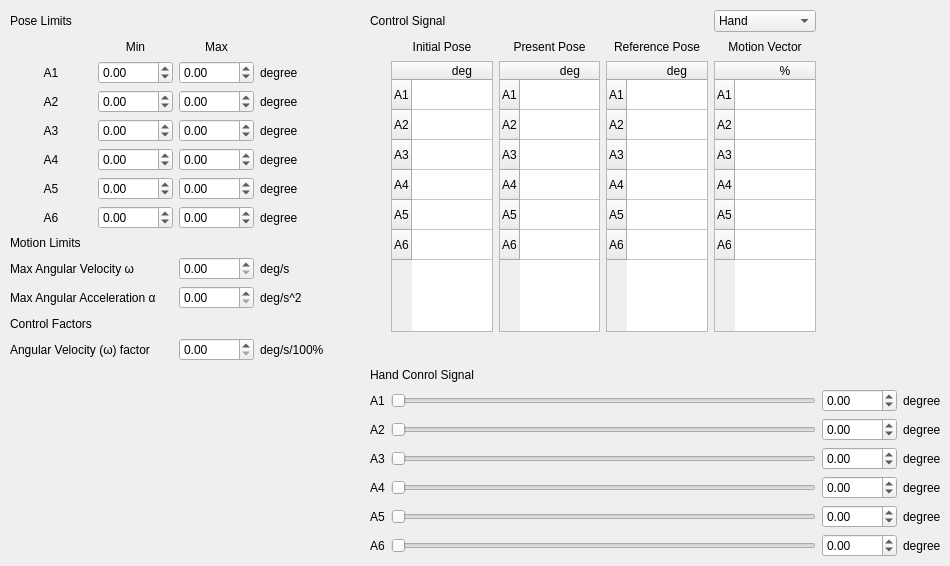
      <widget class="QWidget" name="tab_axis_control">
       <attribute name="title">
        <string>Axis Control</string>
       </attribute>
       <widget class="QWidget" name="layoutWidget_41">
        <property name="geometry">
         <rect>
          <x>10</x>
          <y>10</y>
          <width>931</width>
          <height>547</height>
         </rect>
        </property>
        <layout class="QGridLayout" name="gridLayout_3">
         <item row="0" column="9">
          <widget class="QComboBox" name="combo_signal_source_axis">
           <item>
            <property name="text">
             <string>Hand</string>
            </property>
           </item>
           <item>
            <property name="text">
             <string>GH</string>
            </property>
           </item>
           <item>
            <property name="text">
             <string>Unity</string>
            </property>
           </item>
          </widget>
         </item>
         <item row="6" column="0">
          <widget class="QLabel" name="ql_pose_limits_13">
           <property name="text">
            <string>A5</string>
           </property>
           <property name="alignment">
            <set>Qt::AlignCenter</set>
           </property>
          </widget>
         </item>
         <item row="14" column="10">
          <widget class="QDoubleSpinBox" name="ds_hand_a1">
           <property name="readOnly">
            <bool>false</bool>
           </property>
           <property name="minimum">
            <double>-2000.000000000000000</double>
           </property>
           <property name="maximum">
            <double>2000.000000000000000</double>
           </property>
          </widget>
         </item>
         <item row="14" column="11">
          <widget class="QLabel" name="label_218">
           <property name="text">
            <string>degree</string>
           </property>
          </widget>
         </item>
         <item row="15" column="11">
          <widget class="QLabel" name="label_219">
           <property name="text">
            <string>degree</string>
           </property>
          </widget>
         </item>
         <item row="18" column="11">
          <widget class="QLabel" name="label_222">
           <property name="text">
            <string>degree</string>
           </property>
          </widget>
         </item>
         <item row="7" column="0">
          <widget class="QLabel" name="ql_pose_limits_18">
           <property name="text">
            <string>A6</string>
           </property>
           <property name="alignment">
            <set>Qt::AlignCenter</set>
           </property>
          </widget>
         </item>
         <item row="9" column="3">
          <widget class="QLabel" name="label_234">
           <property name="text">
            <string>deg/s</string>
           </property>
          </widget>
         </item>
         <item row="2" column="3">
          <widget class="QLabel" name="label_235">
           <property name="text">
            <string>degree</string>
           </property>
          </widget>
         </item>
         <item row="19" column="11">
          <widget class="QLabel" name="label_223">
           <property name="text">
            <string>degree</string>
           </property>
          </widget>
         </item>
         <item row="1" column="1">
          <widget class="QLabel" name="label_230">
           <property name="text">
            <string>Min</string>
           </property>
           <property name="alignment">
            <set>Qt::AlignCenter</set>
           </property>
          </widget>
         </item>
         <item row="7" column="1">
          <widget class="QDoubleSpinBox" name="ds_min_a6">
           <property name="minimum">
            <double>-90.000000000000000</double>
           </property>
           <property name="maximum">
            <double>90.000000000000000</double>
           </property>
          </widget>
         </item>
         <item row="5" column="2">
          <widget class="QDoubleSpinBox" name="ds_max_a4">
           <property name="minimum">
            <double>-90.000000000000000</double>
           </property>
           <property name="maximum">
            <double>90.000000000000000</double>
           </property>
          </widget>
         </item>
         <item row="8" column="0">
          <widget class="QLabel" name="label_229">
           <property name="text">
            <string>Motion Limits</string>
           </property>
          </widget>
         </item>
         <item row="7" column="3">
          <widget class="QLabel" name="label_239">
           <property name="text">
            <string>degree</string>
           </property>
          </widget>
         </item>
         <item row="17" column="11">
          <widget class="QLabel" name="label_221">
           <property name="text">
            <string>degree</string>
           </property>
          </widget>
         </item>
         <item row="1" column="9">
          <widget class="QLabel" name="label_246">
           <property name="text">
            <string>Motion Vector</string>
           </property>
           <property name="alignment">
            <set>Qt::AlignCenter</set>
           </property>
          </widget>
         </item>
         <item row="4" column="1">
          <widget class="QDoubleSpinBox" name="ds_min_a3">
           <property name="decimals">
            <number>2</number>
           </property>
           <property name="minimum">
            <double>-2000.000000000000000</double>
           </property>
           <property name="maximum">
            <double>2000.000000000000000</double>
           </property>
          </widget>
         </item>
         <item row="2" column="2">
          <widget class="QDoubleSpinBox" name="ds_max_a1">
           <property name="decimals">
            <number>2</number>
           </property>
           <property name="minimum">
            <double>-2000.000000000000000</double>
           </property>
           <property name="maximum">
            <double>2000.000000000000000</double>
           </property>
           <property name="value">
            <double>0.000000000000000</double>
           </property>
          </widget>
         </item>
         <item row="5" column="1">
          <widget class="QDoubleSpinBox" name="ds_min_a4">
           <property name="minimum">
            <double>-90.000000000000000</double>
           </property>
           <property name="maximum">
            <double>90.000000000000000</double>
           </property>
          </widget>
         </item>
         <item row="12" column="0" colspan="2">
          <widget class="QLabel" name="label_243">
           <property name="text">
            <string>Angular Velocity (ω) factor</string>
           </property>
          </widget>
         </item>
         <item row="1" column="7">
          <widget class="QLabel" name="label_249">
           <property name="text">
            <string>Present Pose</string>
           </property>
           <property name="alignment">
            <set>Qt::AlignCenter</set>
           </property>
          </widget>
         </item>
         <item row="1" column="4">
          <spacer name="horizontalSpacer_11">
           <property name="orientation">
            <enum>Qt::Horizontal</enum>
           </property>
           <property name="sizeType">
            <enum>QSizePolicy::Fixed</enum>
           </property>
           <property name="sizeHint" stdset="0">
            <size>
             <width>40</width>
             <height>5</height>
            </size>
           </property>
          </spacer>
         </item>
         <item row="5" column="0">
          <widget class="QLabel" name="ql_pose_limits_14">
           <property name="text">
            <string>A4</string>
           </property>
           <property name="alignment">
            <set>Qt::AlignCenter</set>
           </property>
          </widget>
         </item>
         <item row="4" column="3">
          <widget class="QLabel" name="label_236">
           <property name="text">
            <string>degree</string>
           </property>
          </widget>
         </item>
         <item row="3" column="2">
          <widget class="QDoubleSpinBox" name="ds_max_a2">
           <property name="decimals">
            <number>2</number>
           </property>
           <property name="minimum">
            <double>-2000.000000000000000</double>
           </property>
           <property name="maximum">
            <double>2000.000000000000000</double>
           </property>
          </widget>
         </item>
         <item row="10" column="3">
          <widget class="QLabel" name="label_232">
           <property name="text">
            <string>deg/s^2</string>
           </property>
          </widget>
         </item>
         <item row="9" column="2">
          <widget class="QDoubleSpinBox" name="ds_max_omega_axis">
           <property name="maximum">
            <double>500.000000000000000</double>
           </property>
          </widget>
         </item>
         <item row="11" column="0">
          <widget class="QLabel" name="label_228">
           <property name="text">
            <string>Control Factors</string>
           </property>
          </widget>
         </item>
         <item row="2" column="8" rowspan="10">
          <widget class="QTableWidget" name="tw_ref_pose_axis">
           <row>
            <property name="text">
             <string>A1</string>
            </property>
           </row>
           <row>
            <property name="text">
             <string>A2</string>
            </property>
           </row>
           <row>
            <property name="text">
             <string>A3</string>
            </property>
           </row>
           <row>
            <property name="text">
             <string>A4</string>
            </property>
           </row>
           <row>
            <property name="text">
             <string>A5</string>
            </property>
           </row>
           <row>
            <property name="text">
             <string>A6</string>
            </property>
           </row>
           <column>
            <property name="text">
             <string>deg</string>
            </property>
           </column>
          </widget>
         </item>
         <item row="15" column="10">
          <widget class="QDoubleSpinBox" name="ds_hand_a2">
           <property name="readOnly">
            <bool>false</bool>
           </property>
           <property name="minimum">
            <double>-2000.000000000000000</double>
           </property>
           <property name="maximum">
            <double>2000.000000000000000</double>
           </property>
          </widget>
         </item>
         <item row="4" column="0">
          <widget class="QLabel" name="ql_pose_limits_17">
           <property name="text">
            <string>A3</string>
           </property>
           <property name="alignment">
            <set>Qt::AlignCenter</set>
           </property>
          </widget>
         </item>
         <item row="9" column="0" colspan="2">
          <widget class="QLabel" name="ql_motion_limits_11">
           <property name="text">
            <string>Max Angular Velocity ω</string>
           </property>
          </widget>
         </item>
         <item row="2" column="1">
          <widget class="QDoubleSpinBox" name="ds_min_a1">
           <property name="decimals">
            <number>2</number>
           </property>
           <property name="minimum">
            <double>-2000.000000000000000</double>
           </property>
           <property name="maximum">
            <double>2000.000000000000000</double>
           </property>
          </widget>
         </item>
         <item row="3" column="0">
          <widget class="QLabel" name="ql_pose_limits_15">
           <property name="text">
            <string>A2</string>
           </property>
           <property name="alignment">
            <set>Qt::AlignCenter</set>
           </property>
          </widget>
         </item>
         <item row="12" column="2">
          <widget class="QDoubleSpinBox" name="ds_omega_factor_axis">
           <property name="maximum">
            <double>500.000000000000000</double>
           </property>
          </widget>
         </item>
         <item row="3" column="1">
          <widget class="QDoubleSpinBox" name="ds_min_a2">
           <property name="decimals">
            <number>2</number>
           </property>
           <property name="minimum">
            <double>-2000.000000000000000</double>
           </property>
           <property name="maximum">
            <double>2000.000000000000000</double>
           </property>
          </widget>
         </item>
         <item row="5" column="3">
          <widget class="QLabel" name="label_233">
           <property name="text">
            <string>degree</string>
           </property>
          </widget>
         </item>
         <item row="4" column="2">
          <widget class="QDoubleSpinBox" name="ds_max_a3">
           <property name="decimals">
            <number>2</number>
           </property>
           <property name="minimum">
            <double>-2000.000000000000000</double>
           </property>
           <property name="maximum">
            <double>2000.000000000000000</double>
           </property>
          </widget>
         </item>
         <item row="10" column="2">
          <widget class="QDoubleSpinBox" name="ds_max_alpha_axis">
           <property name="maximum">
            <double>500.000000000000000</double>
           </property>
          </widget>
         </item>
         <item row="16" column="10">
          <widget class="QDoubleSpinBox" name="ds_hand_a3">
           <property name="readOnly">
            <bool>false</bool>
           </property>
           <property name="minimum">
            <double>-2000.000000000000000</double>
           </property>
           <property name="maximum">
            <double>2000.000000000000000</double>
           </property>
          </widget>
         </item>
         <item row="3" column="3">
          <widget class="QLabel" name="label_237">
           <property name="text">
            <string>degree</string>
           </property>
          </widget>
         </item>
         <item row="2" column="0">
          <widget class="QLabel" name="ql_pose_limits_16">
           <property name="text">
            <string>A1</string>
           </property>
           <property name="alignment">
            <set>Qt::AlignCenter</set>
           </property>
          </widget>
         </item>
         <item row="2" column="7" rowspan="10">
          <widget class="QTableWidget" name="tw_pre_pose_axis">
           <row>
            <property name="text">
             <string>A1</string>
            </property>
           </row>
           <row>
            <property name="text">
             <string>A2</string>
            </property>
           </row>
           <row>
            <property name="text">
             <string>A3</string>
            </property>
           </row>
           <row>
            <property name="text">
             <string>A4</string>
            </property>
           </row>
           <row>
            <property name="text">
             <string>A5</string>
            </property>
           </row>
           <row>
            <property name="text">
             <string>A6</string>
            </property>
           </row>
           <column>
            <property name="text">
             <string>deg</string>
            </property>
           </column>
          </widget>
         </item>
         <item row="0" column="0">
          <widget class="QLabel" name="label_7">
           <property name="text">
            <string>Pose Limits</string>
           </property>
          </widget>
         </item>
         <item row="16" column="11">
          <widget class="QLabel" name="label_220">
           <property name="text">
            <string>degree</string>
           </property>
          </widget>
         </item>
         <item row="1" column="8">
          <widget class="QLabel" name="label_245">
           <property name="text">
            <string>Reference Pose</string>
           </property>
           <property name="alignment">
            <set>Qt::AlignCenter</set>
           </property>
          </widget>
         </item>
         <item row="6" column="1">
          <widget class="QDoubleSpinBox" name="ds_min_a5">
           <property name="minimum">
            <double>-90.000000000000000</double>
           </property>
           <property name="maximum">
            <double>90.000000000000000</double>
           </property>
          </widget>
         </item>
         <item row="10" column="0" colspan="2">
          <widget class="QLabel" name="ql_motion_limits_9">
           <property name="text">
            <string>Max Angular Acceleration α</string>
           </property>
          </widget>
         </item>
         <item row="13" column="5" colspan="3">
          <widget class="QLabel" name="label_70">
           <property name="text">
            <string>Hand Conrol Signal</string>
           </property>
          </widget>
         </item>
         <item row="0" column="5" colspan="3">
          <widget class="QLabel" name="label_244">
           <property name="text">
            <string>Control Signal</string>
           </property>
          </widget>
         </item>
         <item row="7" column="2">
          <widget class="QDoubleSpinBox" name="ds_max_a6">
           <property name="minimum">
            <double>-90.000000000000000</double>
           </property>
           <property name="maximum">
            <double>90.000000000000000</double>
           </property>
          </widget>
         </item>
         <item row="12" column="3">
          <widget class="QLabel" name="label_242">
           <property name="text">
            <string>deg/s/100%</string>
           </property>
          </widget>
         </item>
         <item row="2" column="9" rowspan="10">
          <widget class="QTableWidget" name="tw_control_vector_axis">
           <row>
            <property name="text">
             <string>A1</string>
            </property>
           </row>
           <row>
            <property name="text">
             <string>A2</string>
            </property>
           </row>
           <row>
            <property name="text">
             <string>A3</string>
            </property>
           </row>
           <row>
            <property name="text">
             <string>A4</string>
            </property>
           </row>
           <row>
            <property name="text">
             <string>A5</string>
            </property>
           </row>
           <row>
            <property name="text">
             <string>A6</string>
            </property>
           </row>
           <column>
            <property name="text">
             <string>%</string>
            </property>
           </column>
          </widget>
         </item>
         <item row="19" column="10">
          <widget class="QDoubleSpinBox" name="ds_hand_a6">
           <property name="readOnly">
            <bool>false</bool>
           </property>
           <property name="minimum">
            <double>-2000.000000000000000</double>
           </property>
           <property name="maximum">
            <double>2000.000000000000000</double>
           </property>
          </widget>
         </item>
         <item row="6" column="2">
          <widget class="QDoubleSpinBox" name="ds_max_a5">
           <property name="minimum">
            <double>-90.000000000000000</double>
           </property>
           <property name="maximum">
            <double>90.000000000000000</double>
           </property>
          </widget>
         </item>
         <item row="17" column="10">
          <widget class="QDoubleSpinBox" name="ds_hand_a4">
           <property name="readOnly">
            <bool>false</bool>
           </property>
           <property name="minimum">
            <double>-2000.000000000000000</double>
           </property>
           <property name="maximum">
            <double>2000.000000000000000</double>
           </property>
          </widget>
         </item>
         <item row="1" column="2">
          <widget class="QLabel" name="label_231">
           <property name="text">
            <string>Max</string>
           </property>
           <property name="alignment">
            <set>Qt::AlignCenter</set>
           </property>
          </widget>
         </item>
         <item row="6" column="3">
          <widget class="QLabel" name="label_227">
           <property name="text">
            <string>degree</string>
           </property>
          </widget>
         </item>
         <item row="18" column="10">
          <widget class="QDoubleSpinBox" name="ds_hand_a5">
           <property name="readOnly">
            <bool>false</bool>
           </property>
           <property name="minimum">
            <double>-2000.000000000000000</double>
           </property>
           <property name="maximum">
            <double>2000.000000000000000</double>
           </property>
          </widget>
         </item>
         <item row="14" column="5">
          <widget class="QLabel" name="ql_pose_limits_24">
           <property name="text">
            <string>A1</string>
           </property>
           <property name="alignment">
            <set>Qt::AlignCenter</set>
           </property>
          </widget>
         </item>
         <item row="15" column="5">
          <widget class="QLabel" name="ql_pose_limits_23">
           <property name="text">
            <string>A2</string>
           </property>
           <property name="alignment">
            <set>Qt::AlignCenter</set>
           </property>
          </widget>
         </item>
         <item row="16" column="5">
          <widget class="QLabel" name="ql_pose_limits_21">
           <property name="text">
            <string>A3</string>
           </property>
           <property name="alignment">
            <set>Qt::AlignCenter</set>
           </property>
          </widget>
         </item>
         <item row="17" column="5">
          <widget class="QLabel" name="ql_pose_limits_22">
           <property name="text">
            <string>A4</string>
           </property>
           <property name="alignment">
            <set>Qt::AlignCenter</set>
           </property>
          </widget>
         </item>
         <item row="18" column="5">
          <widget class="QLabel" name="ql_pose_limits_20">
           <property name="text">
            <string>A5</string>
           </property>
           <property name="alignment">
            <set>Qt::AlignCenter</set>
           </property>
          </widget>
         </item>
         <item row="19" column="5">
          <widget class="QLabel" name="ql_pose_limits_19">
           <property name="text">
            <string>A6</string>
           </property>
           <property name="alignment">
            <set>Qt::AlignCenter</set>
           </property>
          </widget>
         </item>
         <item row="14" column="6" colspan="4">
          <widget class="QSlider" name="hs_hand_a1">
           <property name="enabled">
            <bool>true</bool>
           </property>
           <property name="cursor">
            <cursorShape>ArrowCursor</cursorShape>
           </property>
           <property name="minimum">
            <number>0</number>
           </property>
           <property name="maximum">
            <number>99</number>
           </property>
           <property name="orientation">
            <enum>Qt::Horizontal</enum>
           </property>
          </widget>
         </item>
         <item row="15" column="6" colspan="4">
          <widget class="QSlider" name="hs_hand_a2">
           <property name="cursor">
            <cursorShape>ArrowCursor</cursorShape>
           </property>
           <property name="minimum">
            <number>0</number>
           </property>
           <property name="maximum">
            <number>99</number>
           </property>
           <property name="orientation">
            <enum>Qt::Horizontal</enum>
           </property>
          </widget>
         </item>
         <item row="16" column="6" colspan="4">
          <widget class="QSlider" name="hs_hand_a3">
           <property name="cursor">
            <cursorShape>ArrowCursor</cursorShape>
           </property>
           <property name="minimum">
            <number>0</number>
           </property>
           <property name="maximum">
            <number>99</number>
           </property>
           <property name="orientation">
            <enum>Qt::Horizontal</enum>
           </property>
          </widget>
         </item>
         <item row="17" column="6" colspan="4">
          <widget class="QSlider" name="hs_hand_a4">
           <property name="cursor">
            <cursorShape>ArrowCursor</cursorShape>
           </property>
           <property name="minimum">
            <number>0</number>
           </property>
           <property name="maximum">
            <number>99</number>
           </property>
           <property name="orientation">
            <enum>Qt::Horizontal</enum>
           </property>
          </widget>
         </item>
         <item row="18" column="6" colspan="4">
          <widget class="QSlider" name="hs_hand_a5">
           <property name="cursor">
            <cursorShape>ArrowCursor</cursorShape>
           </property>
           <property name="minimum">
            <number>0</number>
           </property>
           <property name="maximum">
            <number>99</number>
           </property>
           <property name="value">
            <number>0</number>
           </property>
           <property name="orientation">
            <enum>Qt::Horizontal</enum>
           </property>
          </widget>
         </item>
         <item row="19" column="6" colspan="4">
          <widget class="QSlider" name="hs_hand_a6">
           <property name="cursor">
            <cursorShape>ArrowCursor</cursorShape>
           </property>
           <property name="minimum">
            <number>0</number>
           </property>
           <property name="maximum">
            <number>99</number>
           </property>
           <property name="orientation">
            <enum>Qt::Horizontal</enum>
           </property>
          </widget>
         </item>
         <item row="1" column="6">
          <widget class="QLabel" name="label_37">
           <property name="text">
            <string>Initial Pose</string>
           </property>
           <property name="alignment">
            <set>Qt::AlignCenter</set>
           </property>
          </widget>
         </item>
         <item row="2" column="6" rowspan="10">
          <widget class="QTableWidget" name="tw_ini_pose_axis">
           <row>
            <property name="text">
             <string>A1</string>
            </property>
           </row>
           <row>
            <property name="text">
             <string>A2</string>
            </property>
           </row>
           <row>
            <property name="text">
             <string>A3</string>
            </property>
           </row>
           <row>
            <property name="text">
             <string>A4</string>
            </property>
           </row>
           <row>
            <property name="text">
             <string>A5</string>
            </property>
           </row>
           <row>
            <property name="text">
             <string>A6</string>
            </property>
           </row>
           <column>
            <property name="text">
             <string>deg</string>
            </property>
           </column>
          </widget>
         </item>
        </layout>
       </widget>
      </widget>
